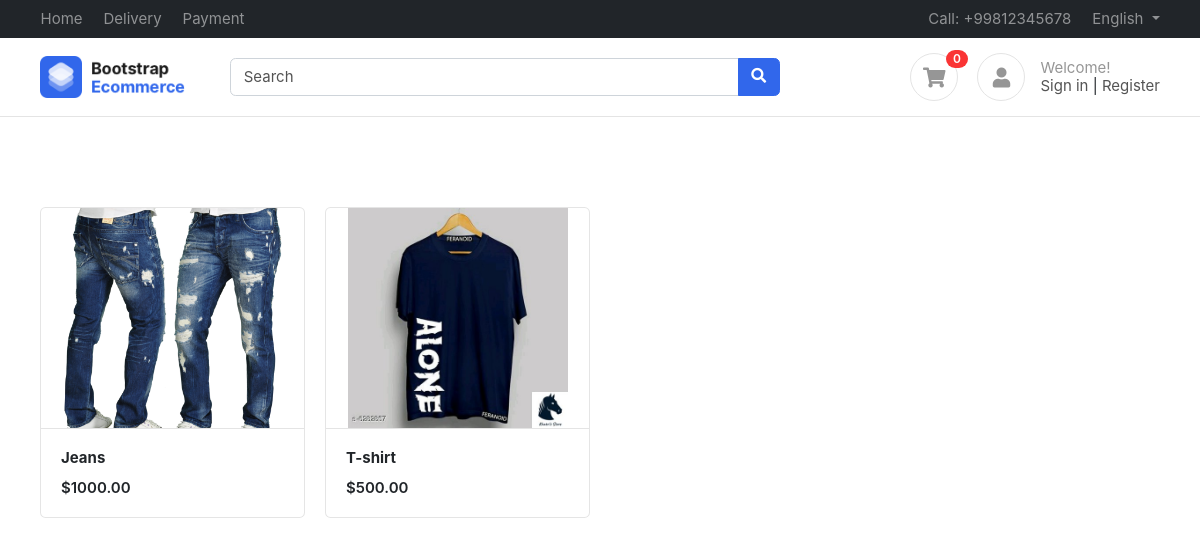
The page / on the database its author committed.
### products/models.py (models this page shows, shortened)
class Product(BaseModel):
    product_name = models.CharField(max_length=100)
    slug = models.SlugField(unique=True  , null=True , blank=True)
    category = models.ForeignKey(Category , on_delete=models.CASCADE , related_name="products")
    price = models.IntegerField()
    product_description = models.TextField()

class ProductImage(BaseModel):
    product = models.ForeignKey(Product , on_delete=models.CASCADE , related_name="product_images")
    image =  models.ImageField(upload_to="product")

### home/views.py (the view)
# urls.py: path('' , index , name="index"),
def index(request):
    context = {'products' : Product.objects.all()}
    return render(request , 'home/index.html' , context)

### templates/home/index.html
{% extends "base/base.html"%}
{%  block start %}
<div class="container mt-5 pt-5">
    <div class="row">
        {% for product in products %}
        <div class="col-md-3">
            <figure class="card card-product-grid">
                <div class="img-wrap"> <img src="/media/{{product.product_images.first.image}}"> </div>
                <figcaption class="info-wrap border-top">
                    <a href="{% url 'get_product' product.slug %}" class="title">
                        <b>{{product.product_name}}</b></a>
                    <div class="price mt-2">${{product.price}}.00</div>
                </figcaption>
            </figure>
        </div>
        {% endfor %}
    </div>
    </div>
{% endblock %}

### static/css/ui.css (style rules this page uses)
html { font-family: 'Inter', sans-serif; font-size: 15px; }
.img-wrap { text-align: center; display: block; }
.img-wrap img { max-width: 100%; }
figure { margin-bottom: 0; }
.card .title { color: #212529; }
[class*='card-product'] a.title { color: #212529; display: block; }
[class*='card-product'] .img-wrap { overflow: hidden; position: relative; }
[class*='card-product'] .img-wrap img { height: 100%; max-width: 100%; width: auto; display: inline-block; object-fit: cover; }
.card-product-grid { margin-bottom: 20px; }
.card-product-grid .img-wrap { border-radius: 0.2rem 0.2rem 0 0; height: 220px; }
.card-product-grid .info-wrap { overflow: hidden; padding: 18px 20px; }
.card .img-wrap { overflow: hidden; }
.price { font-weight: 600; color: #212529; }

### rows shown on the page
Product: product_images.first.image (picture), product_name "Jeans", price "1000"
Product: product_images.first.image (picture), product_name "T-shirt", price "500"
